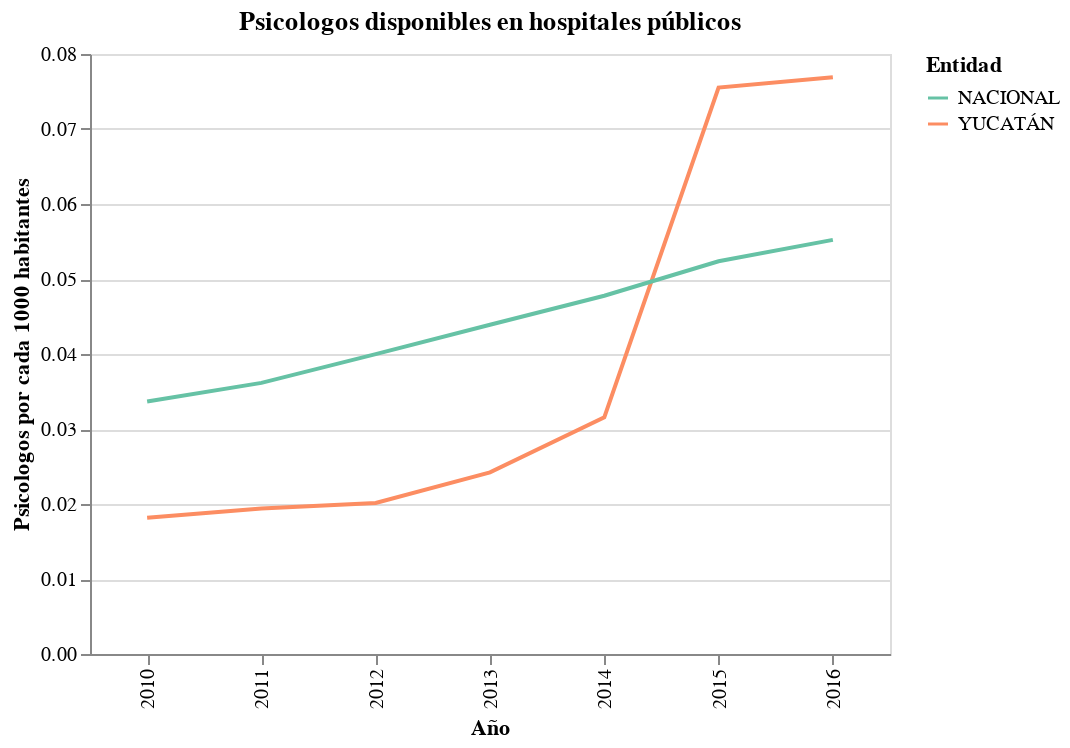

The code cell stored with this chart in its notebook:
### Markdown cell above
El número de psicólogos tuvo un aumento considerable en el año 2015, superando incluso el valor a nivel nacional. Sin embargo, el año siguiente este valor apenas aumentó. Lamentablemente los datos únicamente abarcan hasta ese año, ya que sería interesante conocer la tendencia durante los años siguientes.

### Code cell
psics = psicologos.sort_values(by=['AÑO', 'PSICOLOGOS_POR_1000_HAB'], ascending=[True, False]).drop(columns=['CLAVE_ENTIDAD', 'CLAVE_SEXO', 'SEXO'])

psics_yuc = alt.Chart(psics.query('ENTIDAD == "YUCATÁN"')).mark_line().encode(
    x = alt.X('AÑO:N', title='Año'),
    y = alt.Y('PSICOLOGOS_POR_1000_HAB:Q', title='Psicologos por cada 1000 habitantes'),
    color = alt.Color('ENTIDAD:N', title='Entidad', scale=alt.Scale(scheme='set2'))
)

psics_nac = alt.Chart(psics.query('ENTIDAD == "NACIONAL"')).mark_line().encode(
    x = alt.X('AÑO:N', title='Año'),
    y = alt.Y('PSICOLOGOS_POR_1000_HAB:Q', title='Psicologos por cada 1000 habitantes'),
    color = alt.Color('ENTIDAD:N', title='Entidad', scale=alt.Scale(scheme='set2'))
)

psics_line = psics_yuc + psics_nac
psics_line.properties(
    width=400,
    title='Psicologos disponibles en hospitales públicos'
)

### Figure 1 — Vega-Lite specification as saved in the notebook (floating-point values rounded to 4 significant figures)
{"config": {"view": {"continuousWidth": 400, "continuousHeight": 300}}, "layer": [{"data": {"name": "data-f1795d3227fa6c8d09b5ae4c9530d7ce"}, "mark": "line", "encoding": {"color": {"type": "nominal", "field": "ENTIDAD", "scale": {"scheme": "set2"}, "title": "Entidad"}, "x": {"type": "nominal", "field": "AÑO", "title": "Año"}, "y": {"type": "quantitative", "field": "PSICOLOGOS_POR_1000_HAB", "title": "Psicologos por cada 1000 habitantes"}}}, {"data": {"name": "data-b4e390cd0a974453c449db16574cde10"}, "mark": "line", "encoding": {"color": {"type": "nominal", "field": "ENTIDAD", "scale": {"scheme": "set2"}, "title": "Entidad"}, "x": {"type": "nominal", "field": "AÑO", "title": "Año"}, "y": {"type": "quantitative", "field": "PSICOLOGOS_POR_1000_HAB", "title": "Psicologos por cada 1000 habitantes"}}}], "title": "Psicologos disponibles en hospitales públicos", "width": 400, "$schema": "https://vega.github.io/schema/vega-lite/v4.8.1.json", "datasets": {"data-f1795d3227fa6c8d09b5ae4c9530d7ce": [{"AÑO": 2010, "ENTIDAD": "YUCATÁN", "PSICOLOGOS": 36, "POBLACION_MEDIA_TOTAL": 1981000.0, "PSICOLOGOS_POR_1000_HAB": 0.01818}, {"AÑO": 2011, "ENTIDAD": "YUCATÁN", "PSICOLOGOS": 39, "POBLACION_MEDIA_TOTAL": 2009000.0, "PSICOLOGOS_POR_1000_HAB": 0.01941}, {"AÑO": 2012, "ENTIDAD": "YUCATÁN", "PSICOLOGOS": 41, "POBLACION_MEDIA_TOTAL": 2037000.0, "PSICOLOGOS_POR_1000_HAB": 0.02013}, {"AÑO": 2013, "ENTIDAD": "YUCATÁN", "PSICOLOGOS": 50, "POBLACION_MEDIA_TOTAL": 2064000.0, "PSICOLOGOS_POR_1000_HAB": 0.02422}, {"AÑO": 2014, "ENTIDAD": "YUCATÁN", "PSICOLOGOS": 66, "POBLACION_MEDIA_TOTAL": 2092000.0, "PSICOLOGOS_POR_1000_HAB": 0.03156}, {"AÑO": 2015, "ENTIDAD": "YUCATÁN", "PSICOLOGOS": 160, "POBLACION_MEDIA_TOTAL": 2119000.0, "PSICOLOGOS_POR_1000_HAB": 0.07552}, {"AÑO": 2016, "ENTIDAD": "YUCATÁN", "PSICOLOGOS": 165, "POBLACION_MEDIA_TOTAL": 2146000.0, "PSICOLOGOS_POR_1000_HAB": 0.07689}], "data-b4e390cd0a974453c449db16574cde10": [{"AÑO": 2010, "ENTIDAD": "NACIONAL", "PSICOLOGOS": 3846, "POBLACION_MEDIA_TOTAL": 114300000.0, "PSICOLOGOS_POR_1000_HAB": 0.03366}, {"AÑO": 2011, "ENTIDAD": "NACIONAL", "PSICOLOGOS": 4182, "POBLACION_MEDIA_TOTAL": 115700000.0, "PSICOLOGOS_POR_1000_HAB": 0.03615}, {"AÑO": 2012, "ENTIDAD": "NACIONAL", "PSICOLOGOS": 4680, "POBLACION_MEDIA_TOTAL": 117100000.0, "PSICOLOGOS_POR_1000_HAB": 0.03998}, {"AÑO": 2013, "ENTIDAD": "NACIONAL", "PSICOLOGOS": 5197, "POBLACION_MEDIA_TOTAL": 118400000.0, "PSICOLOGOS_POR_1000_HAB": 0.0439}, {"AÑO": 2014, "ENTIDAD": "NACIONAL", "PSICOLOGOS": 5718, "POBLACION_MEDIA_TOTAL": 119700000.0, "PSICOLOGOS_POR_1000_HAB": 0.04776}, {"AÑO": 2015, "ENTIDAD": "NACIONAL", "PSICOLOGOS": 6337, "POBLACION_MEDIA_TOTAL": 121000000.0, "PSICOLOGOS_POR_1000_HAB": 0.05237}, {"AÑO": 2016, "ENTIDAD": "NACIONAL", "PSICOLOGOS": 6752, "POBLACION_MEDIA_TOTAL": 122300000.0, "PSICOLOGOS_POR_1000_HAB": 0.05522}]}}
